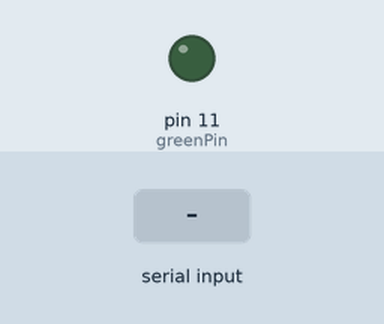
Bench run of a sketch on a simulated Arduino Uno, built with avr-gcc and run on an emulated ATmega328P. On the bench: output pins drawn as LEDs (lit = HIGH). Inputs (shaded band) come from the test bench.

Above: at 1.2 s.
1.3 s: "90,45\n" received over Serial
At 2.5 s:
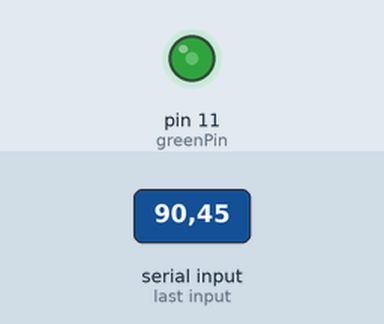
2.8 s: "30,150\n" received over Serial
At 3.7 s:
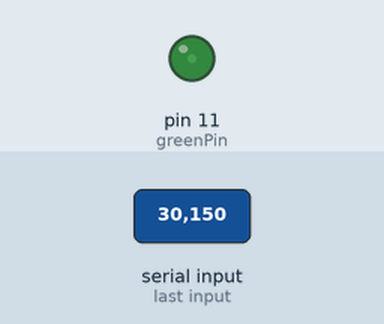
4.3 s: "200\n" received over Serial
At 4.8 s:
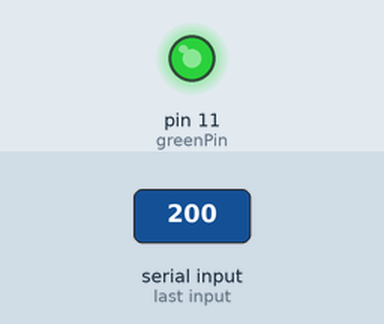
5.8 s: "90\n" received over Serial
At 7.1 s:
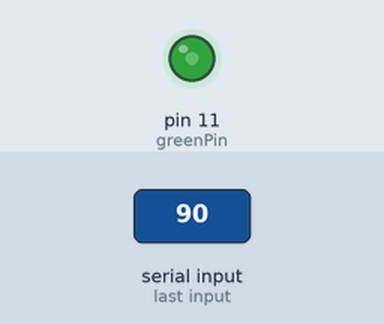
Timing chart, 0 to 8.3 s (numbered marks = the images above; inputs shaded):
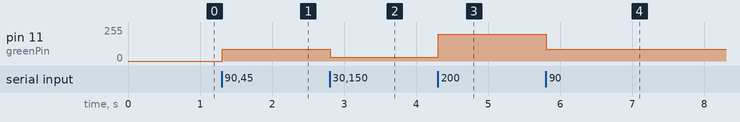

Measured:
- after the input at 1.3 s, pin 11 (greenPin): 0/255 → 90/255 at once
- after the input at 2.8 s, pin 11 (greenPin): 90/255 → 30/255 at once
- after the input at 4.3 s, pin 11 (greenPin): 30/255 → 200/255 at once
- after the input at 5.8 s, pin 11 (greenPin): 200/255 → 90/255 at once

The sketch:

ardiunoCode.ino
```cpp
int greenPin = 11;

void setup() {
  // put your setup code here, to run once:
  Serial.begin(9600);
  pinMode(greenPin, OUTPUT);
}

void loop() {
  // put your main code here, to run repeatedly:
  if(Serial.available() > 0){
    String dist = Serial.readStringUntil('\n');
    int newDist = dist.toInt();
    analogWrite(greenPin, newDist);
  }
}
```
